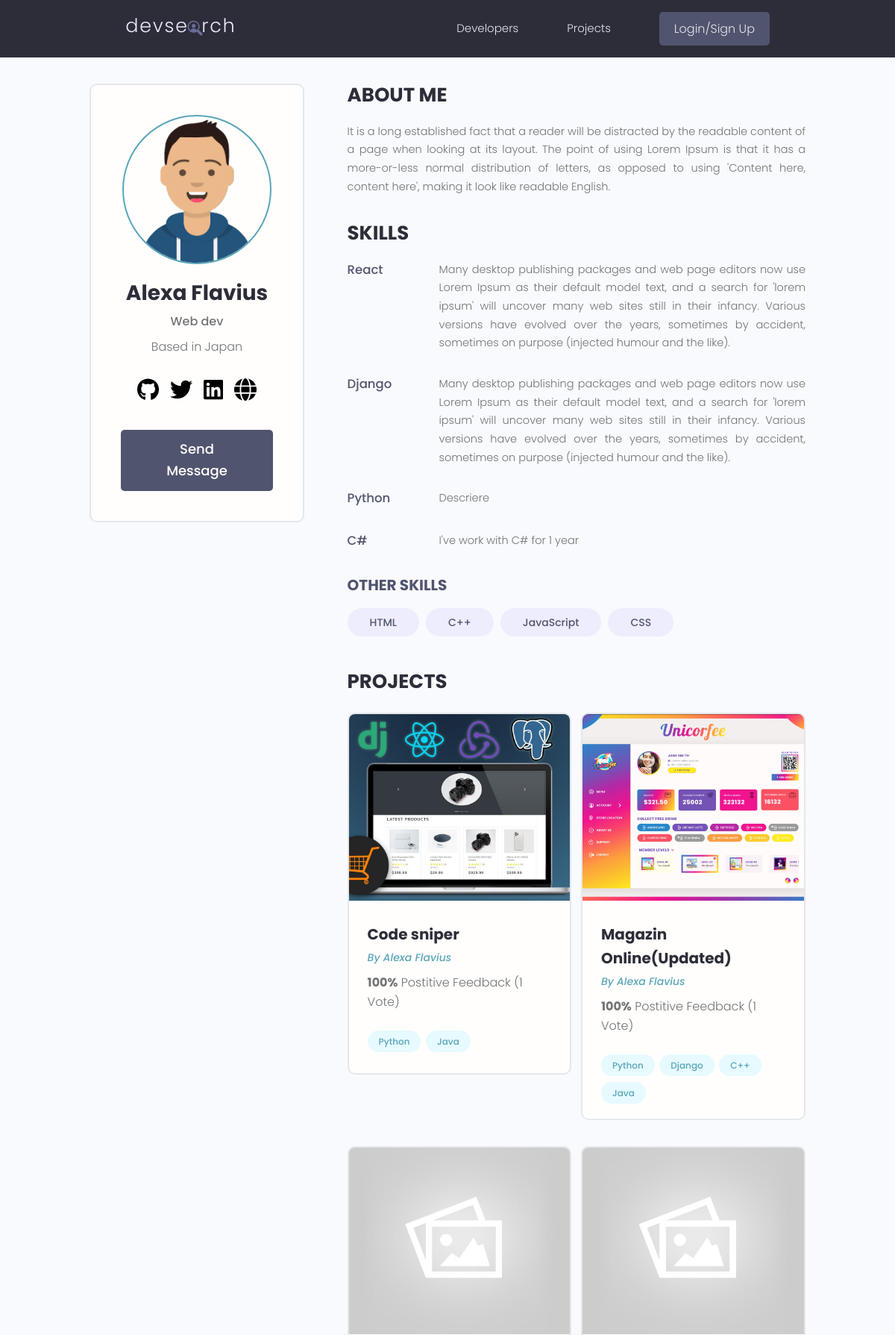
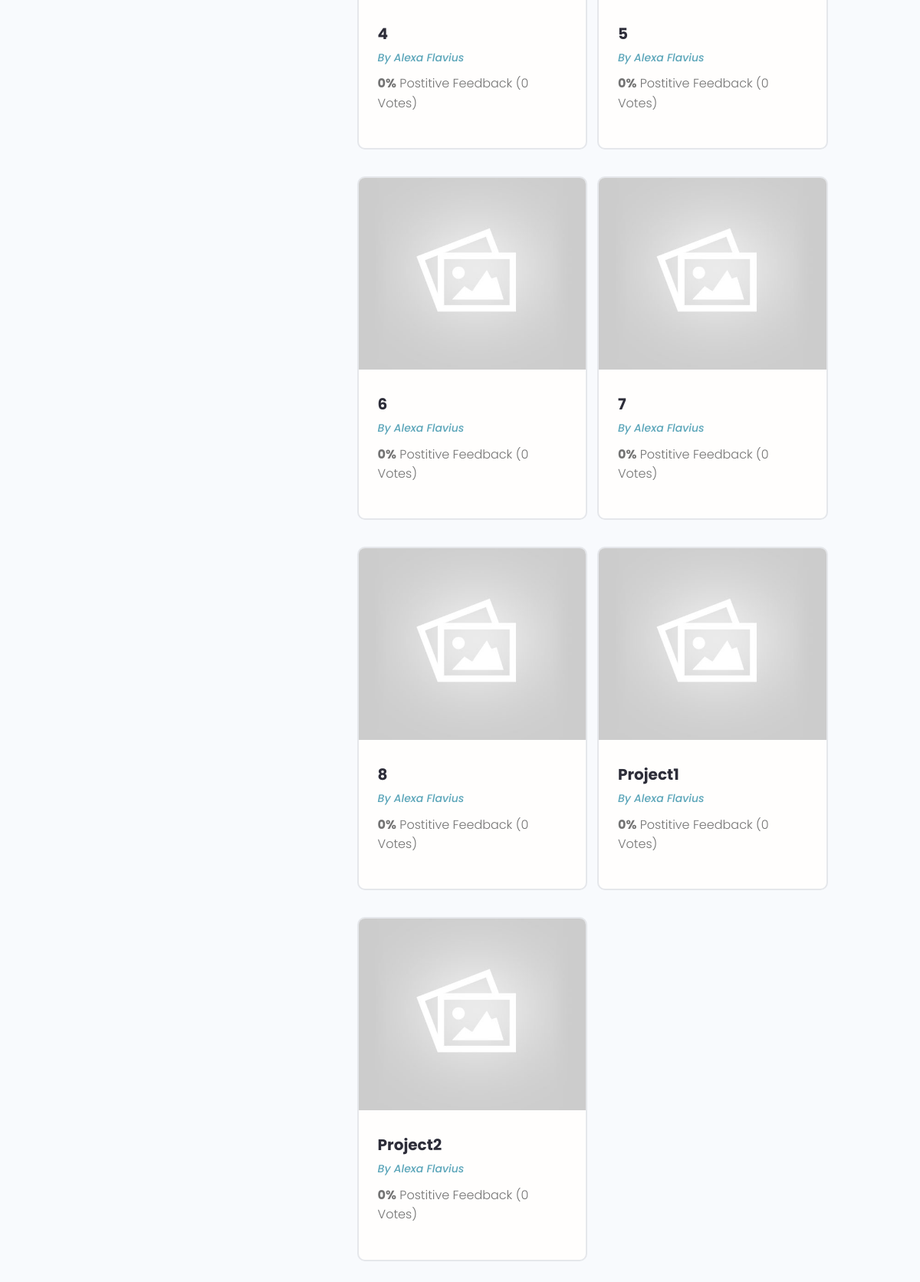
/profile/7b547cd3-ee7c-4a42-b1d3-553457606162/, run on the app's committed database (2 pictures, top to bottom).
### users/models.py (models this page shows, shortened)
class Profile(models.Model):
    user = models.OneToOneField(User, on_delete=models.CASCADE, null=True, blank=True)
    name = models.CharField(max_length=200, blank=True, null=True)
    email = models.EmailField(max_length=500, blank=True,null=True)
    username = models.CharField(max_length=200, blank=True, null=True)
    location = models.CharField(max_length=200, blank=True, null=True)
    short_intro = models.CharField(max_length=200, blank=True, null=True)
    bio = models.TextField(null=True, blank=True)
    profile_image = models.ImageField(null=True, blank=True, upload_to='profiles/', default='profiles/user-default.png')
    social_github = models.CharField(max_length=200, blank=True, null=True)
    social_Twitter = models.CharField(max_length=200, blank=True, null=True)
    social_linkedin = models.CharField(max_length=200, blank=True, null=True)
    social_youtube = models.CharField(max_length=200, blank=True, null=True)
    social_website = models.CharField(max_length=200, blank=True, null=True)
    created = models.DateTimeField(auto_now_add=True)
    id = models.UUIDField(default=uuid.uuid4, unique=True,
                           primary_key=True, editable=False)

class Skill(models.Model):
    owner = models.ForeignKey(
        Profile, on_delete=models.CASCADE, null=True, blank=True)
    name = models.CharField(max_length=200, blank=True, null=True)
    description = models.TextField(null=True, blank=True)
    created = models.DateTimeField(auto_now_add=True)
    id = models.UUIDField(default=uuid.uuid4, unique=True,
                           primary_key=True, editable=False)
    def __str__(self):
        return str(self.name)

### projects/models.py (models this page shows, shortened)
class Project(models.Model):
    owner = models.ForeignKey(Profile, null=True, blank=True, on_delete=models.SET_NULL)
    title = models.CharField(max_length=255)
    description = models.TextField(null=True, blank=True)
    featured_image = models.ImageField(null=True, blank=True, default="default.jpg")
    demo_link = models.CharField(max_length=2000, null=True, blank=True)
    source_link = models.CharField(max_length=2000, null=True, blank=True)
    tags = models.ManyToManyField('Tag', blank=True)
    vote_total = models.IntegerField(default=0, null=True, blank=True)
    vote_ratio = models.IntegerField(default=0, null=True, blank=True)
    created = models.DateTimeField(auto_now_add=True)
    id = models.UUIDField(default=uuid.uuid4, unique=True,
                           primary_key=True, editable=False)
    class Meta:
        ordering = ['-vote_ratio', '-vote_total', 'title']

class Tag(models.Model):
    name = models.CharField(max_length=200)
    created = models.DateTimeField(auto_now_add=True)
    id = models.UUIDField(default=uuid.uuid4, unique=True,
                         primary_key=True, editable=False)
    def __str__(self):
        return self.name

### users/views.py (the view)
# urls.py: path('profile/<str:pk>/', views.userProfile, name='user-profile'),
def userProfile(request, pk):
    profile = Profile.objects.get(id=pk)
    topSkills = profile.skill_set.exclude(description__exact="")
    otherSkills = profile.skill_set.filter(description="")
    context = {'profile': profile, 'topSkills': topSkills, 'otherSkills': otherSkills}
    return render(request, 'users/user-profile.html', context)

### users/templates/users/user-profile.html (shortened to what this page needs)
{% extends 'main.html' %}
{% block content %}
<main class="profile my-md">
    <div class="container">
      <div class="layout">
        <div class="column column--1of3">
          <div class="card text-center">
            <div class="card__body dev">
              <img class="avatar avatar--xl" src="{{profile.profile_image.url}}" />
              <h2 class="dev__name">{{profile.name}}</h2>
              <p class="dev__title">{{profile.short_intro}}</p>
              <p class="dev__location">Based in {{profile.location}}</p>
              <ul class="dev__social">
                {% if profile.social_github %}
                <li>
                  <a title="Github" href="{{profile.social_github}}" target="_blank"></a>
                </li>
                {% endif %}
                {% if profile.social_Twitter %}
                <li>
                  <a title="Twitter" href="{{profile.social_Twitter}}" target="_blank"></a>
                </li>
                {% endif %}
                {% if profile.social_linkedin %}
                <li>
                  <a title="LinkedIn" href="{{profile.social_linkedin}}" target="_blank"></a>
                </li>
                {% endif %}
                {% if profile.social_website %}
                <li>
                  <a title="Personal Website" href="{{profile.social_website}}" target="_blank"></a>
                </li>
                {% endif %}
              </ul>
              {% if request.user.profile.id != profile.id %}
              <a href="{% url 'create-message' profile.id %}" class="btn btn--sub btn--lg">Send Message </a>
              {% endif %}
            </div>
          </div>
        </div>
        <div class="column column--2of3">
          <div class="devInfo">
            <h3 class="devInfo__title">About Me</h3>
            <p class="devInfo__about">{{profile.bio}}</p>
          </div>
          <div class="devInfo">
            <h3 class="devInfo__title">Skills</h3>
            <div class="devInfo__skills">
              {% for skill in topSkills %}
              <div class="devSkill">
                <h4 class="devSkill__title">{{skill.name}}</h4>
                <p class="devSkill__info">{{skill.description}}</p>
              </div>
              {% endfor %}
              <h3 class="devInfo__subtitle">Other Skills</h3>
              <div class="devInfo__otherSkills">
                {% for skill in otherSkills %}
                <span class="tag tag--pill tag--sub tag--lg">
                  <small>{{skill}}</small>
                </span>
                {% endfor %}
              </div>
            </div>
          </div>
          <div class="devInfo">
            <h3 class="devInfo__title">Projects</h3>
            <div class="grid grid--two">
              {% for project in profile.project_set.all %}
              <div class="column">
                <div class="card project">
                  <a href="{% url 'project' project.id %}" class="project">
                    <img class="project__thumbnail" src="{{project.featured_image.url}}" alt="project thumbnail" />
                    <div class="card__body">
                      <h3 class="project__title">{{project.title}}</h3>
                      <p><a class="project__author" href="{% url 'user-profile' project.owner.id %}">By {{project.owner.name}}</a></p>
                      <p class="project--rating">
                        <span style="font-weight: bold;">{{project.vote_ratio}}%</span> Postitive
                        Feedback ({{project.vote_total}} Vote{{project.vote_total|pluralize:"s"}})
                      </p>
                      <div class="project__tags">
                        {% for tag in project.tags.all %}
                        <span class="tag tag--pill tag--main">
                          <small>{{tag}}</small>
                        </span>
                        {% endfor %}
                      </div>
                    </div>
                  </a>
                </div>
              </div>
              {% endfor %}
            </div>
          </div>
        </div>
      </div>
    </div>
  </main>
{% endblock %}

### static/styles/app.css (style rules this page uses)
:root { --color-sub: #2d2d39; }
.btn--sub { background-color: var(--color-sub-light); }
.card { border: 2px solid var(--color-light); }
img { width: 100%; }
.profile .card > .dev { padding: 4rem; }
.dev__name { color: var(--color-sub); font-size: 2.8rem; font-weight: 700; margin-top: 1rem; margin-bottom: 0.5rem; }
.dev__title { font-size: 1.6rem; font-weight: 500; line-height: 1.3; }
.dev__location { margin-top: 1rem; }
.dev__social { margin: 3rem 0; list-style: none; display: flex; justify-content: center; gap: 1.5rem; }
.devInfo { margin-bottom: 3rem; }
.devInfo__title, .devInfo__subtitle { font-size: 2.6rem; color: var(--color-sub); text-transform: uppercase; font-weight: 700; margin-bottom: 1.5rem; }
.devInfo__subtitle { font-size: 2rem; color: var(--color-sub-light); }
.devInfo__about, .devSkill__info { font-size: 1.45rem; line-height: 1.7; text-align: justify; }
.devSkill { margin-bottom: 3rem; }
.devSkill__title { font-size: 1.65rem; font-weight: 500; color: var(--color-sub-light); }
@media screen and (min-width: 700px) { .devSkill { display: flex; justify-content: space-between; gap: 3rem; } }
@media screen and (min-width: 700px) { .devSkill__info { flex-basis: 80%; } }
.project__author { font-size: 1.4rem; font-style: italic; }
.project--rating { margin-bottom: 1.6em; margin-top: .5em; }
.project__thumbnail { height: 25rem; object-fit: cover; object-position: top center; }
.project__title { font-size: 2rem; font-weight: 700; color: var(--color-sub); }

### static/uikit/styles/modules/_variables.css (style rules this page uses)
:root { --color-main: #5aa5b9; --color-main-light: #e6faff; --color-sub: #3f4156; --color-sub-light: #51546e; --color-sub-lighter: #ededfd; --color-text: #737373; --color-gray: #8b8b8b; --color-light: #e5e7eb; --color-light-gray: #767676; --color-bg: #f8fafd; --color-white: #fffefd; --color-white-light: #f3f3f3; --color-success: #359e64; --color-success-bg: #def8e8; --color-error: #fc4b0b; --color-error-bg: #fff2ee; --font-base: 'Poppins', arial, helvetica, 'Segoe UI', roboto, ubuntu, sans-serif; --font-monospace: 'Fira Code', 'Courier New', courier, monospace; --font-regular: 300; --font-medium: 500; --font-bold: 700; --generic-shadow: 1px 1px 5px #00000010; --generic-transition: all 0.3s ease-in-out; }

### static/uikit/styles/modules/_base.css (style rules this page uses)
* { margin: 0; padding: 0; box-sizing: border-box; text-rendering: optimizeLegibility; color: inherit; font-size: inherit; }
html { font-size: 50%; }
@media only screen and (min-width: 480px) { html { font-size: 56.25%; } }
@media only screen and (min-width: 1200px) { html { font-size: 62.5%; } }
body { line-height: 1.6; font-weight: 400; font-size: 1.5rem; color: var(--color-text); background-color: var(--color-bg); min-height: 100vh; }

### static/uikit/styles/modules/_typography.css (style rules this page uses)
* { font-family: var(--font-base); }
h2 { font-size: 3.6rem; font-weight: var(--font-bold); }
h3 { font-size: 3.2rem; font-weight: var(--font-medium); }
h4 { font-size: 2.8rem; font-weight: var(--font-medium); }
p, span, strong { font-size: 1.6rem; color: var(--color-text); font-weight: var(--font-regular); }
a { padding-bottom: 2px; text-decoration: none; display: inline-block; color: var(--color-main); font-weight: var(--font-medium); }

### static/uikit/styles/modules/_utilities.css (style rules this page uses)
.container { width: 92%; max-width: 165rem; margin: 0 auto; box-sizing: border-box; }
@media screen and (min-width: 1000px) { .container { width: 90%; } }
@media screen and (min-width: 1200px) { .container { width: 80%; } }
.text-center { text-align: center; }
.my-md { margin: 3rem auto; }

### static/uikit/styles/modules/_avatar.css (style rules this page uses)
.avatar { border-radius: 50%; border: 2px solid var(--color-main); object-fit: cover; }
.avatar--xl { height: 20rem; width: 20rem; }

### static/uikit/styles/modules/_button.css (style rules this page uses)
.btn { display: inline-block; position: relative; cursor: pointer; background-color: var(--color-light); font-weight: var(--font-medium); color: var(--color-sub); text-decoration: none; padding: 1rem 2rem; border-radius: 0.5rem; border: none; width: -webkit-fit-content; width: -moz-fit-content; width: fit-content; height: -webkit-fit-content; height: -moz-fit-content; height: fit-content; font-size: 1.6rem; outline-width: 0; outline-color: transparent; -webkit-backface-visibility: hidden; backface-visibility: hidden; transition: all 0.3s ease-in-out; }
.btn--sub { background-color: var(--color-sub); color: var(--color-white); }
.btn--lg { font-size: 1.8rem; padding: 1.2rem 4.5rem; }

### static/uikit/styles/modules/_card.css (style rules this page uses)
.card { border-radius: 1rem; background-color: var(--color-white); border: 1.5px solid var(--color-light); width: auto; height: auto; margin-top: 0.5rem; margin-bottom: 0.5rem; overflow: hidden; }
.card__body, .card__header { padding: 2rem 2.5rem; }

### data on the page
Profile: profile_image (picture), name "Alexa Flavius", short_intro "Web dev", location "Japan", bio "It is a long established fact that a reader will be distracted by the readable content of a page when looking at its layout. The point of using Lorem Ipsum is that it has a more-or-less normal distribution of letters, as opposed to using 'Content here, content here', making it look like readable English."
Skill: name "React", description "Many desktop publishing packages and web page editors now use Lorem Ipsum as their default model text, and a search for 'lorem ipsum' will uncover many web sites still in their infancy. Various versions have evolved over the years, sometimes by accident, sometimes on purpose (injected humour and the like)."
Skill: name "Django", description "Many desktop publishing packages and web page editors now use Lorem Ipsum as their default model text, and a search for 'lorem ipsum' will uncover many web sites still in their infancy. Various versions have evolved over the years, sometimes by accident, sometimes on purpose (injected humour and the like)."
Skill: name "Python", description "Descriere"
Skill: name "C#", description "I've work with C# for 1 year"
Skill: name "HTML"
Skill: name "C++"
Skill: name "JavaScript"
Skill: name "CSS"
Project: featured_image (picture), title "Code sniper", owner.name "Alexa Flavius", vote_ratio "100", vote_total "1"
Tag: name "Python"
Tag: name "Java"
Project: featured_image (picture), title "Magazin Online(Updated)", owner.name "Alexa Flavius", vote_ratio "100", vote_total "1"
Tag: name "Django"
Tag: name "C++"
Project: featured_image (placeholder picture), title "4", owner.name "Alexa Flavius", vote_ratio "0", vote_total "0"
Project: featured_image (placeholder picture), title "5", owner.name "Alexa Flavius", vote_ratio "0", vote_total "0"
Project: featured_image (placeholder picture), title "6", owner.name "Alexa Flavius", vote_ratio "0", vote_total "0"
Project: featured_image (placeholder picture), title "7", owner.name "Alexa Flavius", vote_ratio "0", vote_total "0"
Project: featured_image (placeholder picture), title "8", owner.name "Alexa Flavius", vote_ratio "0", vote_total "0"
Project: featured_image (placeholder picture), title "Project1", owner.name "Alexa Flavius", vote_ratio "0", vote_total "0"
Project: featured_image (placeholder picture), title "Project2", owner.name "Alexa Flavius", vote_ratio "0", vote_total "0"
